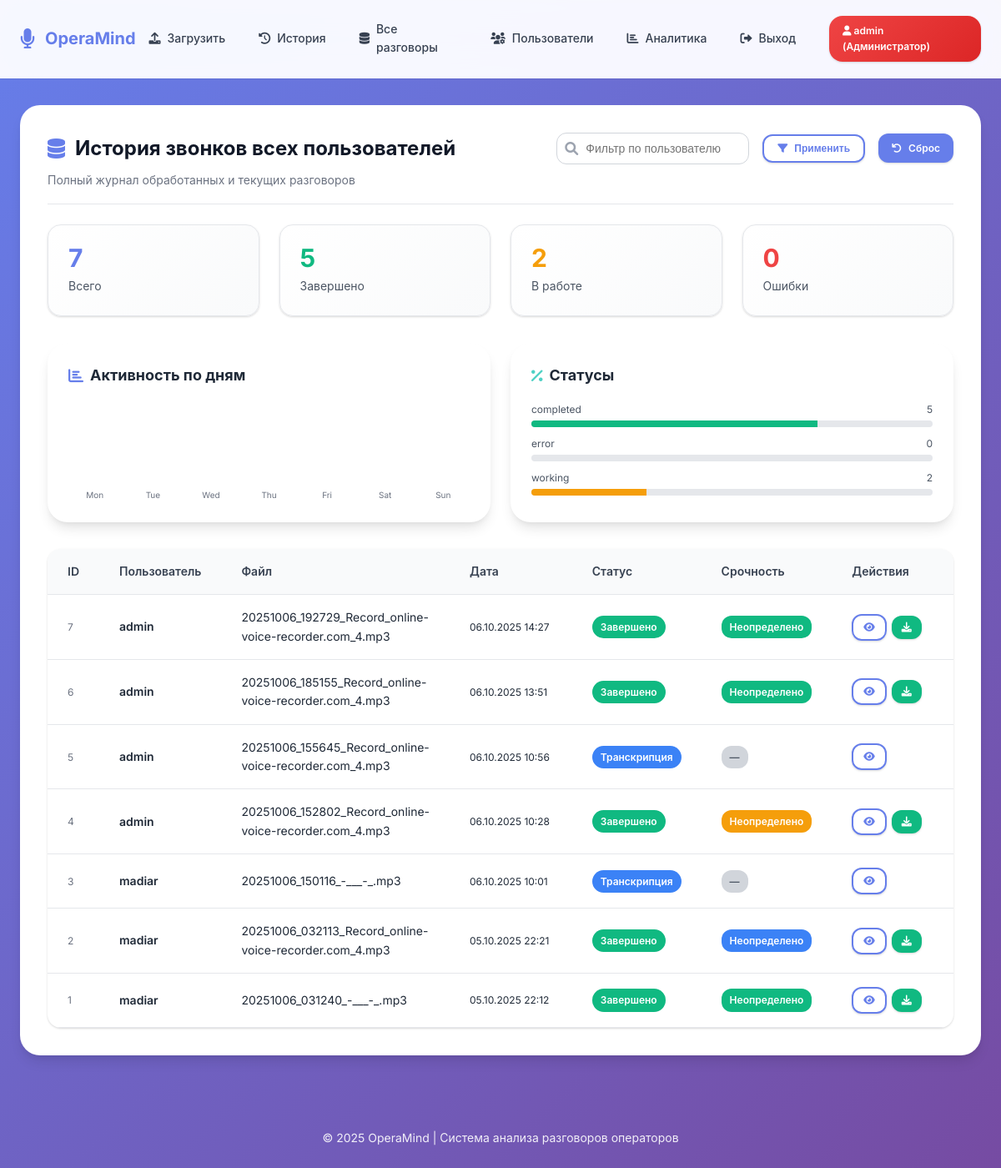
/admin/history (signed in), run on the app's committed database.
### models.py (models this page shows, shortened)
class User(UserMixin, db.Model):
    id = db.Column(db.Integer, primary_key=True)
    username = db.Column(db.String(80), unique=True, nullable=False)
    password_hash = db.Column(db.String(200), nullable=False)
    email = db.Column(db.String(120), unique=True, nullable=True)
    created_at = db.Column(db.DateTime, default=datetime.utcnow)
    last_login = db.Column(db.DateTime)
    is_active = db.Column(db.Boolean, default=True)
    role = db.Column(db.Enum(UserRole), default=UserRole.OPERATOR, nullable=False)
    is_admin = db.Column(db.Boolean, default=False)  # Обратная совместимость
    full_name = db.Column(db.String(200))
    department = db.Column(db.String(100))
    phone = db.Column(db.String(20))
    conversations = db.relationship('Conversation', backref='user', lazy=True, cascade='all, delete-orphan')
    @property
    def is_administrator(self):
        return self.role == UserRole.ADMIN or self.is_admin
    @property
    def role_display(self):
        role_names = {
            UserRole.USER: "Пользователь",
            UserRole.OPERATOR: "Оператор",
            UserRole.ADMIN: "Администратор"
        }
        return role_names.get(self.role, "Неизвестно")

class Conversation(db.Model):
    id = db.Column(db.Integer, primary_key=True)
    filename = db.Column(db.String(255), nullable=False)
    filepath = db.Column(db.String(500), nullable=False)
    duration = db.Column(db.Integer)
    upload_date = db.Column(db.DateTime, default=datetime.utcnow)
    status = db.Column(db.String(50), default='pending')  # pending/transcribing/analyzing/completed/error
    file_size = db.Column(db.Integer)  # Размер в байтах
    mime_type = db.Column(db.String(100))
    user_id = db.Column(db.Integer, db.ForeignKey('user.id'), nullable=False)
    analysis = db.relationship('Analysis', backref='conversation', uselist=False, cascade='all, delete-orphan')
    @property
    def status_display(self):
        status_names = {
            'pending': 'Ожидает обработки',
            'transcribing': 'Транскрипция',
            'analyzing': 'Анализ',
            'completed': 'Завершено',
            'error': 'Ошибка'
        }
        return status_names.get(self.status, 'Неизвестно')

class Analysis(db.Model):
    id = db.Column(db.Integer, primary_key=True)
    conversation_id = db.Column(db.Integer, db.ForeignKey('conversation.id'), nullable=False)
    transcript = db.Column(db.Text)
    topic = db.Column(db.String(100))
    category = db.Column(db.String(50))
    sentiment = db.Column(db.String(50))
    urgency = db.Column(db.String(50))
    keywords = db.Column(db.Text)  # JSON
    summary = db.Column(db.Text)
    detailed_analysis = db.Column(db.Text)  # Подробный анализ
    operator_quality = db.Column(db.String(50))  # Оценка работы оператора
    recommendations = db.Column(db.Text)  # Рекомендации
    quality_score = db.Column(db.Float)  # Общая оценка от 0 до 10
    response_time_rating = db.Column(db.String(20))  # Быстро/Средне/Медленно
    politeness_rating = db.Column(db.String(20))  # Вежливо/Нейтрально/Грубо
    problem_solved = db.Column(db.Boolean)  # Решена ли проблема клиента
    created_at = db.Column(db.DateTime, default=datetime.utcnow)
    @property
    def urgency_display(self):
        urgency_names = {
            'low': 'Низкая',
            'medium': 'Средняя',
            'high': 'Высокая',
            'critical': 'Критическая'
        }
        return urgency_names.get(self.urgency, 'Неопределено')

### admin.py (the view)
@admin_bp.route('/admin/history')
@login_required
def admin_history():
    if not getattr(current_user, 'is_admin', False):
        flash('Нет доступа', 'error')
        return redirect(url_for('index'))
    username = request.args.get('username', '').strip()
    query = Conversation.query.join(User)
    if username:
        query = query.filter(User.username.ilike(f"%{username}%"))
    conversations = query.order_by(Conversation.upload_date.desc()).all()
    from collections import Counter
    import calendar
    calls_by_weekday = Counter()
    for conv in conversations:
        wd = conv.upload_date.weekday()  # 0=Пн
        calls_by_weekday[wd] += 1
    labels = [calendar.day_abbr[i] for i in range(7)]
    data = [calls_by_weekday.get(i, 0) for i in range(7)]
    return render_template('admin_history.html', conversations=conversations, chart_labels=labels, chart_data=data)

### app.py (called while the page is built)
@login_manager.user_loader
def load_user(user_id):
    return db.session.get(User, int(user_id))

### templates/admin_history.html (shortened to what this page needs)
{% extends 'base.html' %}
{% block content %}
<div class="card" style="animation:fadeInUp .4s ease;">
    <div class="card-header" style="display:flex;justify-content:space-between;align-items:flex-start;flex-wrap:wrap;gap:var(--space-6);">
        <div>
            <h2 class="card-title" style="display:flex;align-items:center;gap:var(--space-3);">
                <i class="fas fa-database" style="color:var(--primary);"></i>
                История звонков всех пользователей
            </h2>
            <div class="card-subtitle">Полный журнал обработанных и текущих разговоров</div>
        </div>
        <form method="get" style="display:flex;gap:var(--space-4);flex-wrap:wrap;align-items:center;">
            <div style="position:relative;">
                <i class="fas fa-search" style="position:absolute;left:10px;top:50%;transform:translateY(-50%);color:var(--gray-400);"></i>
                <input name="username" value="{{ request.args.get('username','') }}" placeholder="Фильтр по пользователю" style="padding:10px 14px 10px 34px;border:1px solid var(--gray-300);border-radius:var(--radius-md);font-size:var(--font-size-sm);min-width:220px;">
            </div>
            <button class="btn btn-outline btn-sm" type="submit"><i class="fas fa-filter"></i> Применить</button>
            <a class="btn btn-sm" href="{{ url_for('admin.admin_history') }}"><i class="fas fa-undo"></i> Сброс</a>
        </form>
    </div>
    {% set total = conversations|length %}
    {% set completed = conversations|selectattr('status','equalto','completed')|list|length %}
    {% set errors = conversations|selectattr('status','equalto','error')|list|length %}
    {% set analyzing = conversations|selectattr('status','equalto','analyzing')|list|length %}
    {% set transcribing = conversations|selectattr('status','equalto','transcribing')|list|length %}
    {% set pending = conversations|selectattr('status','equalto','pending')|list|length %}
    <div class="admin-grid" style="margin-top:0;">
        <div class="stat-card">
            <div class="stat-number">{{ total }}</div>
            <div class="stat-label">Всего</div>
        </div>
        <div class="stat-card">
            <div class="stat-number" style="color:var(--success);">{{ completed }}</div>
            <div class="stat-label">Завершено</div>
        </div>
        <div class="stat-card">
            <div class="stat-number" style="color:var(--warning);">{{ analyzing + transcribing + pending }}</div>
            <div class="stat-label">В работе</div>
        </div>
        <div class="stat-card">
            <div class="stat-number" style="color:var(--error);">{{ errors }}</div>
            <div class="stat-label">Ошибки</div>
        </div>
    </div>
    <div style="display:grid;grid-template-columns:repeat(auto-fit,minmax(260px,1fr));gap:var(--space-6);margin-top:var(--space-6);">
        <div class="card" style="margin:0;padding:var(--space-6);">
            <h3 style="font-size:var(--font-size-lg);margin-bottom:var(--space-4);display:flex;align-items:center;gap:var(--space-2);">
                <i class="fas fa-chart-bar" style="color:var(--primary);"></i> Активность по дням
            </h3>
            {% if chart_data %}
            {% set max_v = chart_data|max %}
            <div style="display:flex;align-items:flex-end;gap:6px;height:120px;">
                {% for v in chart_data %}
                    {% set h = ((v / max_v * 100)|round(0)) if max_v > 0 else 0 %}
                    <div style="flex:1;display:flex;flex-direction:column;align-items:center;justify-content:flex-end;gap:4px;">
                        <div style="font-size:10px;color:var(--gray-500);white-space:nowrap;">{{ chart_labels[loop.index0] }}</div>
                    </div>
                {% endfor %}
            </div>
            {% else %}
                <div style="color:var(--gray-400);font-size:var(--font-size-sm);">Нет данных</div>
            {% endif %}
        </div>
        <div class="card" style="margin:0;padding:var(--space-6);">
            <h3 style="font-size:var(--font-size-lg);margin-bottom:var(--space-4);display:flex;align-items:center;gap:var(--space-2);">
                <i class="fas fa-percentage" style="color:var(--accent);"></i> Статусы
            </h3>
            {% set status_counts = {'completed': completed, 'error': errors, 'working': analyzing + transcribing + pending} %}
            {% set total_calc = completed + errors + analyzing + transcribing + pending %}
            <div style="display:flex;flex-direction:column;gap:10px;">
                {% for k,v in status_counts.items() %}
                    {% set perc = ((v / total_calc * 100)|round(1)) if total_calc > 0 else 0 %}
                    <div style="display:flex;flex-direction:column;gap:4px;">
                        <div style="display:flex;justify-content:space-between;font-size:var(--font-size-xs);color:var(--gray-600);">
                            <span>{{ k }}</span><span>{{ v }}</span>
                        </div>
                        <div class="progress-outer">
                            <div class="progress-inner status-{{ k }}" data-w="{{ perc }}"></div>
                        </div>
                    </div>
                {% endfor %}
            </div>
        </div>
    </div>
    <div class="table-container" style="margin-top:var(--space-8);">
        <table class="table" id="adminHistoryTable">
            <thead>
                <tr>
                    <th style="width:60px;">ID</th>
                    <th style="width:120px;">Пользователь</th>
                    <th>Файл</th>
                    <th style="width:150px;">Дата</th>
                    <th style="width:130px;">Статус</th>
                    <th style="width:120px;">Срочность</th>
                    <th style="width:180px;">Действия</th>
                </tr>
            </thead>
            <tbody>
                {% for conv in conversations %}
                <tr data-user="{{ conv.user.username|lower }}">
                    <td style="font-size:var(--font-size-xs);color:var(--gray-500);">{{ conv.id }}</td>
                    <td style="font-weight:600;">{{ conv.user.username }}</td>
                    <td>{{ conv.filename }}</td>
                    <td style="font-size:var(--font-size-xs);white-space:nowrap;">{{ conv.upload_date.strftime('%d.%m.%Y %H:%M') }}</td>
                    <td>
                        <span class="status-chip status-{{ conv.status }}">{{ conv.status_display }}</span>
                    </td>
                    <td>
                        {% if conv.analysis %}
                            <span class="urgency-chip urgency-{{ conv.analysis.urgency or 'unknown' }}">{{ conv.analysis.urgency_display }}</span>
                        {% else %}
                            <span class="urgency-chip urgency-none">—</span>
                        {% endif %}
                    </td>
                    <td>
                        <div class="btn-group">
                            <a class="btn btn-sm btn-outline" href="{{ url_for('conversation_detail', conversation_id=conv.id) }}" title="Детали">
                                <i class="fas fa-eye"></i>
                            </a>
                            {% if conv.analysis %}
                            <a class="btn btn-sm btn-success" href="{{ url_for('download_report', conversation_id=conv.id) }}" title="Отчёт">
                                <i class="fas fa-download"></i>
                            </a>
                            {% endif %}
                        </div>
                    </td>
                </tr>
                {% endfor %}
            </tbody>
        </table>
    </div>
</div>
{% endblock %}

### templates/base.html (shortened to what this page needs)
<!DOCTYPE html>
<html lang="ru">
<head>
    <link href="https://cdnjs.cloudflare.com/ajax/libs/font-awesome/6.0.0/css/all.min.css" rel="stylesheet">
</head>
<body>
    <nav class="navbar">
        <div class="container">
            <a href="{{ url_for('index') }}" class="logo">
                <i class="fas fa-microphone"></i>
                <span>OperaMind</span>
            </a>
            {% if current_user.is_authenticated %}
            <nav>
                <a href="{{ url_for('index') }}">
                    <i class="fas fa-upload"></i>
                    Загрузить
                </a>
                <a href="{{ url_for('history') }}">
                    <i class="fas fa-history"></i>
                    История
                </a>
                {% if current_user.is_administrator %}
                <a href="{{ url_for('admin.admin_history') }}">
                    <i class="fas fa-database"></i>
                    Все разговоры
                </a>
                <a href="{{ url_for('admin.admin_users') }}">
                    <i class="fas fa-users-cog"></i>
                    Пользователи
                </a>
                <a href="{{ url_for('admin_analytics') }}">
                    <i class="fas fa-chart-bar"></i>
                    Аналитика
                </a>
                {% endif %}
                <a href="{{ url_for('logout') }}">
                    <i class="fas fa-sign-out-alt"></i>
                    Выход
                </a>
                <span class="user-badge {% if current_user.is_administrator %}role-admin{% elif current_user.is_operator %}role-operator{% else %}role-user{% endif %}">
                    <i class="fas fa-user"></i>
                    {{ current_user.username }}
                    ({{ current_user.role_display }})
                </span>
            </nav>
            {% endif %}
        </div>
    </nav>
    <div class="container">
        {% block content %}{% endblock %}
    </div>
    <footer>
        <p>&copy; 2025 OperaMind | Система анализа разговоров операторов</p>
    </footer>
</body>
</html>

### templates/admin_history.html (style rules this page uses)
.status-chip { display:inline-block; padding:4px 10px; border-radius:20px; font-size:var(--font-size-xs); font-weight:600; color:var(--white); }
.status-completed { background:var(--success); }
.status-transcribing { background:var(--info); }
.urgency-chip { display:inline-block; padding:4px 10px; border-radius:12px; font-size:var(--font-size-xs); font-weight:600; }
.urgency-низкая { background:var(--success); color:var(--white); }
.urgency-средняя { background:var(--info); color:var(--white); }
.urgency-высокая { background:var(--warning); color:var(--white); }
.urgency-none { background:var(--gray-300); color:var(--gray-600); }
.progress-outer { height:8px; background:var(--gray-200); border-radius:4px; overflow:hidden; }
.progress-inner { height:100%; transition:width .4s ease; width:0; }
.progress-inner.status-completed { background:var(--success); }
.progress-inner.status-working { background:var(--warning); }

### data on the page
User: username "admin", role_display "Администратор"
Conversation: id "7", user.username "admin", filename "20251006_192729_Record_online-voice-recorder.com_4.mp3", upload_date "06.10.2025 14:27", status_display "Завершено", analysis.urgency_display "Неопределено"
Conversation: id "6", user.username "admin", filename "20251006_185155_Record_online-voice-recorder.com_4.mp3", upload_date "06.10.2025 13:51", status_display "Завершено", analysis.urgency_display "Неопределено"
Conversation: id "5", user.username "admin", filename "20251006_155645_Record_online-voice-recorder.com_4.mp3", upload_date "06.10.2025 10:56", status_display "Транскрипция"
Conversation: id "4", user.username "admin", filename "20251006_152802_Record_online-voice-recorder.com_4.mp3", upload_date "06.10.2025 10:28", status_display "Завершено", analysis.urgency_display "Неопределено"
Conversation: id "3", user.username "madiar", filename "20251006_150116_-___-_.mp3", upload_date "06.10.2025 10:01", status_display "Транскрипция"
Conversation: id "2", user.username "madiar", filename "20251006_032113_Record_online-voice-recorder.com_4.mp3", upload_date "05.10.2025 22:21", status_display "Завершено", analysis.urgency_display "Неопределено"
Conversation: id "1", user.username "madiar", filename "20251006_031240_-___-_.mp3", upload_date "05.10.2025 22:12", status_display "Завершено", analysis.urgency_display "Неопределено"

### other printed values
{{ total }} "7"
{{ completed }} "5"
{{ analyzing + transcribing + pending }} "2"
{{ errors }} "0"
{{ chart_labels[loop.index0] }} "Mon" "Tue" "Wed" "Thu" "Fri" "Sat" "Sun"
{{ k }} "completed" "error" "working"
{{ v }} "5" "0" "2"
